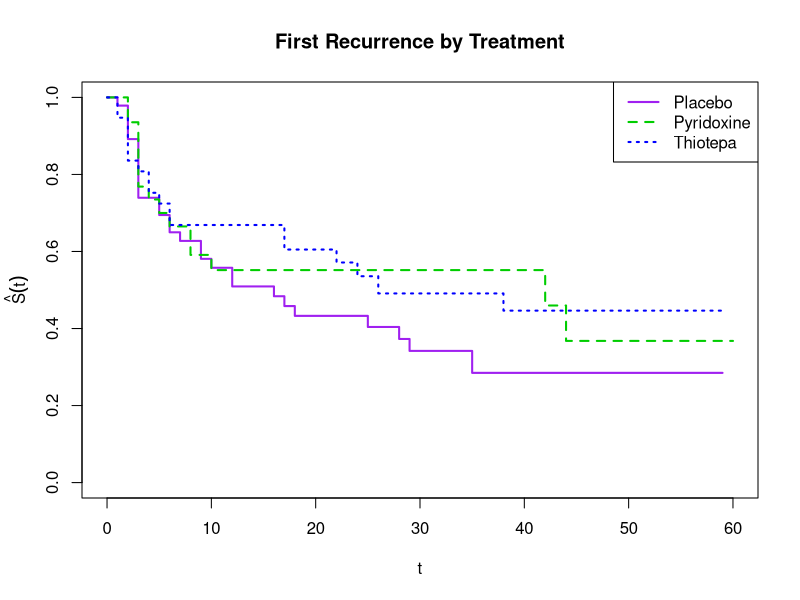
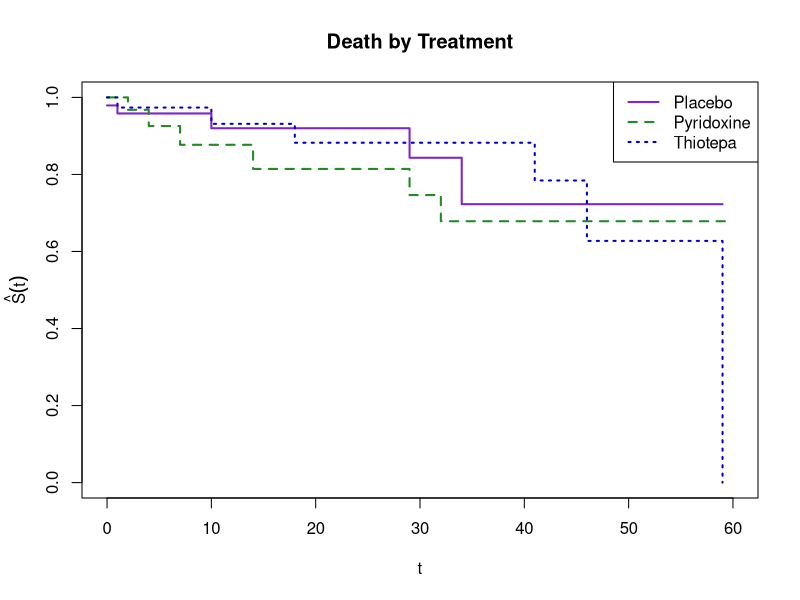

Write R code to recreate these figures, in order. (Note: this script raises an error after producing the figures.)
## case 1 ##
library('survival')

blad <- read.csv('bladder.txt', header=TRUE, sep="")

recur  <- survfit(Surv(time, status1) ~ treatment, data = blad)
recur 
recur$strata

##### Survivor Function #####
plot(recur, col = c('purple', 'green3', 'blue'), lty = c(1,2,3), 
     main = 'First Recurrence by Treatment', xlab = 't', lwd = 2)
title(ylab = expression(hat(S)(t)), line = 2.5)
legend("topright", legend = c('Placebo', 'Pyridoxine', 'Thiotepa'), 
       col = c('purple', 'green3', 'blue'), lty = c(1,2,3), lwd = 2)



death  <- survfit(Surv(time, status2) ~ treatment, data = blad)
death 
death$strata
##### Survivor Function #####
plot(death, col = c('purple3', 'forestgreen', 'blue3'), lty = c(1,2,3), 
     main = 'Death by Treatment', xlab = 't', lwd = 2)
title(ylab = expression(hat(S)(t)), line = 2.5)
legend("topright", legend = c('Placebo', 'Pyridoxine', 'Thiotepa'), 
       col = c('purple3', 'forestgreen', 'blue3'), lty = c(1,2,3), lwd = 2)



##### xxxCumulative Hazard Function #####
plot(model, col = c('purple', 'forestgreen', 'blue'), lty = c(1,2), 
     main = 'Bladder Study\nK-M Estimator', xlab = 't', lwd = 2,
     fun = 'cumhaz')
title(ylab = expression(hat(H)(t)), line = 2.5)
legend("topright", legend = c('Placebo', 'Pyridoxine', 'Thiotepa'), 
       col = c('purple', 'forestgreen', 'blue'), lty = c(1,2,3), lwd = 2)



## number of initial tumors ##
number_recur  <- survfit(Surv(time, status1) ~ number, data = blad)
number_recur
number_recur$strata

##### Survivor Function #####
plot(number_recur, col = c('red', 'orange', 'yellow2'), lty = c(1,2,3), 
     main = 'Recurrence by Tumor Number', xlab = 't', lwd = 2)
title(ylab = expression(hat(S)(t)), line = 2.5)
legend("topright", legend = c('One', 'Two to Three', 'Four or More'), 
       col = c('orange', 'yellow2', 'red'), lty = c(3,1,2), lwd = 2)


number_death  <- survfit(Surv(time, status2) ~ number, data = blad)
number_death 
number_death $strata

##### Survivor Function #####
plot(number_death, col = c('red3', 'orange2', 'yellow3'), lty = c(1,2,3), 
     main = 'Survival by Tumor Number', xlab = 't', lwd = 2)
title(ylab = expression(hat(S)(t)), line = 2.5)
legend("topright", legend = c('One', 'Two to Three', 'Four or More'), 
       col = c('orange2', 'yellow3', 'red3'), lty = c(3,1,2), lwd = 2)


##### Cumulative Hazard Function #####

plot(model, col = c('purple', 'forestgreen', 'blue'), lty = c(1,2), 
     main = 'Bladder for # \nK-M Estimator', xlab = 't', lwd = 2,
     fun = 'cumhaz')
title(ylab = expression(hat(H)(t)), line = 2.5)
legend("topright", legend = c('One', 'Two to Three', 'Four or More'), 
       col = c('forestgreen', 'blue', 'purple'), lty = c(3,1,2), lwd = 2)


## tumor size ## 
size_recur  <- survfit(Surv(time, status1) ~ size, data = blad)
size_recur 
size_recur$strata

plot(size_recur, col = c('red', 'forestgreen', 'blue'), lty = c(1,2,3), 
     main = 'Bladder Survival for Size', xlab = 't', lwd = 2)
title(ylab = expression(hat(S)(t)), line = 2.5)
legend("topright", legend = c('1cm', '2cm to 3cm', '4cm or Larger'), 
       col = c('red', 'forestgreen', 'blue'), lty = c(3,1,2), lwd = 2)

size_death  <- survfit(Surv(time, status2) ~ size, data = blad)
size_death 
size_death$strata

plot(size_death, col = c('red2', 'forestgreen', 'blue'), lty = c(1,2,3), 
     main = 'Bladder Survival for Size', xlab = 't', lwd = 2)
title(ylab = expression(hat(S)(t)), line = 2.5)
legend("topright", legend = c('1cm', '2cm to 3cm', '4cm or Larger'), 
       col = c('red2', 'forestgreen', 'blue'), lty = c(3,1,2), lwd = 2)

##### Cumulative Hazard Function #####

plot(model, col = c('purple', 'forestgreen', 'blue'), lty = c(1,2), 
     main = 'Bladder for Size nK-M Estimator', xlab = 't', lwd = 2,
     fun = 'cumhaz')
title(ylab = expression(hat(H)(t)), line = 2.5)
legend("topright", legend = c('1cm', '2cm to 3cm', '4cm or Larger'), 
       col = c('purple', 'forestgreen', 'blue'), lty = c(3,1,2), lwd = 2)


## case 2 ## 

firstr <- read.csv('cgd1.txt', header=TRUE, sep="")
secondr <- read.csv('cgd2.txt', header=TRUE, sep="")


first_treat  <- survfit(Surv(time, status) ~ treatment, data = firstr)
first_treat 
first_treat$strata

##### Survivor Function #####
plot(first_treat, col = c('red', 'blue'), lty = c(1,2,3), 
     main = 'First Recurrence by Treatment', xlab = 't', lwd = 2)
title(ylab = expression(hat(S)(t)), line = 2.5)
legend("bottomright", legend = c('Placebo', 'Treatment'), 
       col = c('red', 'blue'), lty = c(1,2,3), lwd = 2)



second_treat  <- survfit(Surv(time, status) ~ treatment, data = secondr)
second_treat 
second_treat$strata

##### Survivor Function #####
plot(second_treat, col = c('red3', 'blue3'), lty = c(1,2,3), 
     main = 'Second Recurrence by Treatment', xlab = 't', lwd = 2)
title(ylab = expression(hat(S)(t)), line = 2.5)
legend("bottomright", legend = c('Placebo', 'Treatment'), 
       col = c('red3', 'blue3'), lty = c(1,2,3), lwd = 2)



## inherit ## 

first_inherit  <- survfit(Surv(time, status) ~ inherit, data = firstr)
first_inherit 
first_inherit$strata

##### Survivor Function #####
plot(first_inherit, col = c('orange', 'purple'), lty = c(1,2,3), 
     main = 'First Recurrence by Inherit', xlab = 't', lwd = 2)
title(ylab = expression(hat(S)(t)), line = 2.5)
legend("bottomright", legend = c('Autosomal', 'X-linked'), 
       col = c('orange', 'purple'), lty = c(1,2,3), lwd = 2)


second_inherit  <- survfit(Surv(time, status) ~ inherit, data = secondr)
second_inherit  
second_inherit$strata

##### Survivor Function #####
plot(second_inherit , col = c('darkorange', 'purple3'), lty = c(1,2,3), 
     main = 'Second Recurrence by Inherit', xlab = 't', lwd = 2)
title(ylab = expression(hat(S)(t)), line = 2.5)
legend("bottomright", legend = c('Autosomal', 'X-linked'), 
       col = c('darkorange', 'purple3'), lty = c(1,2,3), lwd = 2)


## Prophylactic usage 
first_prop  <- survfit(Surv(time, status) ~ propylac, data = firstr)
first_prop
first_prop$strata

##### Survivor Function #####
plot(first_prop, col = c('yellow2', 'green3'), lty = c(1,2,3), 
     main = 'First Recurrence by Prophylactic Use', xlab = 't', lwd = 2)
title(ylab = expression(hat(S)(t)), line = 2.5)
legend("bottomright", legend = c('No Use', 'Yes Use'), 
       col = c('yellow2', 'green3'), lty = c(1,2,3), lwd = 2)


second_prop  <- survfit(Surv(time, status) ~ propylac, data = secondr)
second_prop   
second_prop$strata

##### Survivor Function #####
plot(second_prop, col = c('yellow3', 'green4'), lty = c(1,2,3), 
     main = 'Second Recurrence by Prophylactic Use', xlab = 't', lwd = 2)
title(ylab = expression(hat(S)(t)), line = 2.5)
legend("bottomright", legend = c('No Use', 'Yes Use'), 
       col = c('yellow3', 'green4'), lty = c(1,2,3), lwd = 2)

